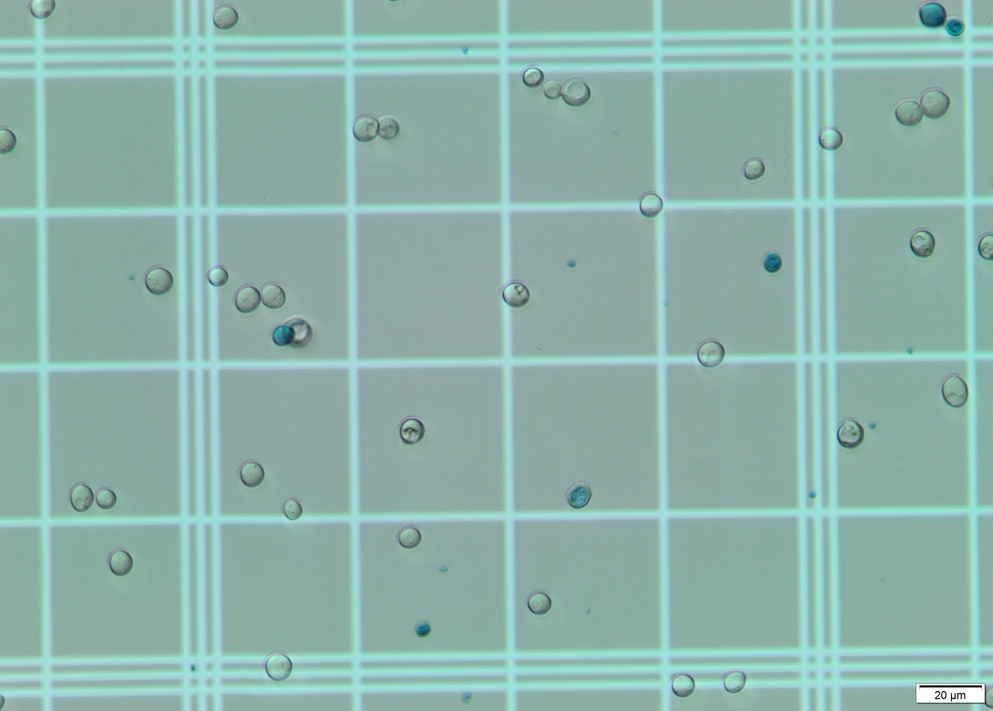
#> input picture sequencia_2/seq2_1_2.jpg, 993 x 711 px, shrunk from 3840 x 2748 before the run; its folder holds 4 pictures in this run
$ jupyter execute --allow-errors Demo.ipynb
#> lines starting #> are read from the running program, lines starting #| are printed output that depends on the picture
### src/transformations.py
import numpy as np
import numpy.lib.stride_tricks as strides
from .colors import split_channels

# [12 lines left out: function scale_intensities, not called in this run]

def ensure_divisability(img, factor):
    a = img.shape[0] % factor
    rows = img if a == 0 else img[a // 2:-int(np.ceil(a / 2))]
    b = img.shape[1] % factor
    return rows if b == 0 else rows[:,b // 2:-int(np.ceil(b / 2))]

def calculate_partitions_shape(img, n_rows, n_cols):
    h = img.shape[0] // n_rows
    w = img.shape[1] // n_cols
    return (h, w) if img.ndim == 2 else (h, w, 1)

def calculate_strides_shape(partitions_shape, n_rows, n_cols):
    shape = (n_rows, n_cols) if len(partitions_shape) < 3 else (n_rows, n_cols, 3)
    return (*shape, *partitions_shape)

def calculate_partition_strides(sliding_windows, partitions_shape):
    padding = (0, len(sliding_windows.strides) - 2)
    weights = np.pad((partitions_shape[:2]), padding, constant_values=1)
    return weights * sliding_windows.strides

def partition_image(img, n_rows, n_cols):
    partitions_shape = calculate_partitions_shape(img, n_rows, n_cols)
    sliding_windows = strides.sliding_window_view(img, partitions_shape)
    shape = calculate_strides_shape(partitions_shape, n_rows, n_cols)
    partition_strides = calculate_partition_strides(sliding_windows, partitions_shape)
    return strides.as_strided(sliding_windows, shape=shape, strides=partition_strides)

def downsample_img(img, factor):
    used_img = ensure_divisability(img, factor)
    n_rows = used_img.shape[0] // factor
    n_cols = used_img.shape[1] // factor
    partitions = partition_image(used_img, n_rows, n_cols)
    partitions_axis = (2,3) if img.ndim == 2 else (3, 4, 5)
    return np.median(partitions, axis=partitions_axis).astype(img.dtype)

def threshold(img, percentage):
    return (img > np.percentile(img, 100*percentage)).astype(int)

### src/stitching.py
import numpy as np
from .filters import apply_gaussian
from .transformations import threshold
from .colors import rgb_to_gray
from scipy.ndimage import rotate
from scipy.optimize import minimize_scalar
from scipy.stats import mode
from itertools import starmap, chain
from functools import reduce
import operator
import re

def binary_value_max_probability(array):
    probability_of_1 = np.sum(array) / np.prod(array.shape)
    return max(probability_of_1, 1 - probability_of_1)

def loss_function(thresholded_img):
    row_max_probabilites = list(map(binary_value_max_probability, thresholded_img))
    return thresholded_img.shape[0] - np.sum(row_max_probabilites)

# [21 lines left out: functions correct_image_rotation_angle, find_major_grid_lines, find_major_grid_corners, not called in this run]

def configured_rotate(img, angle):
    return rotate(img, angle, mode='reflect', reshape=False)

# [38 lines left out: functions compute_angles, compute_translations, compute_transformations, not called in this run]

def preprocess(img):
    return threshold(apply_gaussian(rgb_to_gray(img), 3), 0.7)

def stitch_images(imgs_grid):
    gray_imgs_grid = list(map(
        lambda row: list(map(rgb_to_gray, row)),
        imgs_grid
    ))
    translations, angles = compute_transformations(gray_imgs_grid)
    first_quadrant_translations = translations + np.tile(
        np.array([-np.min(translations[0,:,0]), -np.min(translations[:,0,1])]),
        (translations.shape[0], 1)
    )
    images_shape = imgs_grid[0][0].shape
    rbackground = np.median(imgs_grid[0][0][:,:,0])
    gbackground = np.median(imgs_grid[0][0][:,:,1])
    bbackground = np.median(imgs_grid[0][0][:,:,2])
    stitched_img = np.zeros(
        (np.max(first_quadrant_translations[-1,:,0]) + images_shape[0],
         np.max(first_quadrant_translations[:,-1,1]) + images_shape[1],
         images_shape[2]),
        dtype=np.uint8
    )
    stitched_img[:,:,0] = rbackground
    stitched_img[:,:,1] = gbackground
    stitched_img[:,:,2] = bbackground
    imgs_list = chain.from_iterable(imgs_grid)
    translations_raveled = np.vstack(first_quadrant_translations)
    angles_list = chain.from_iterable(angles)
    for img, translation, angle in zip(imgs_list, translations_raveled, angles_list):
        dx, dy = translation
        rotated_img = configured_rotate(img, angle)
        stitched_img[dx:dx+img.shape[0],dy:dy+img.shape[1]] = rotated_img
    return stitched_img

### Demo.ipynb
# Run the following cell to see the results for the test image
[](https://colab.research.google.com/github/googlecolab/colabtools/blob/master/notebooks/colab-github-demo.ipynb)

[cell 1]
import imageio as im
import numpy as np
import matplotlib.pyplot as plt
import matplotlib.patches as patches
from PIL import ImageColor
import cv2 as cv
import pickle
import os
import sys
from src.transformations import downsample_img
from src.stitching import stitch_images
from src.cell_detection import detect_cells
from src.cell_classification import classify_cells

base_dir = './sequencia_2/'
image_paths = sorted(os.listdir(base_dir))[1:]
images = [im.imread(f'{base_dir}{path}') for path in image_paths]
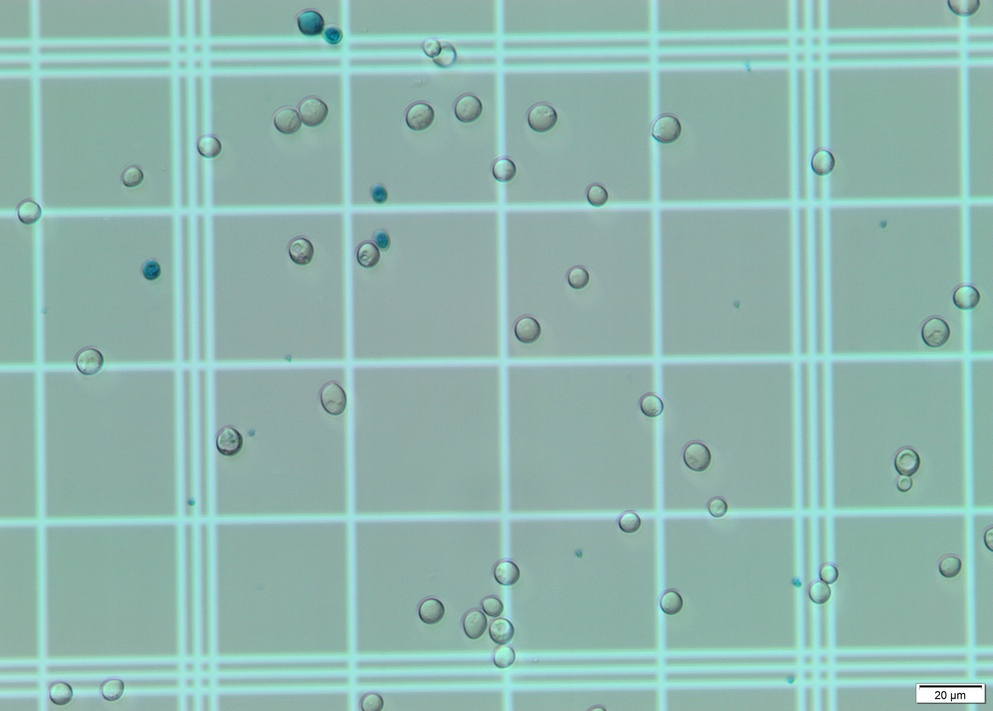
#> input picture sequencia_2/seq2_1_3.jpg, 993 x 711 px, shrunk from 3840 x 2748 before the run
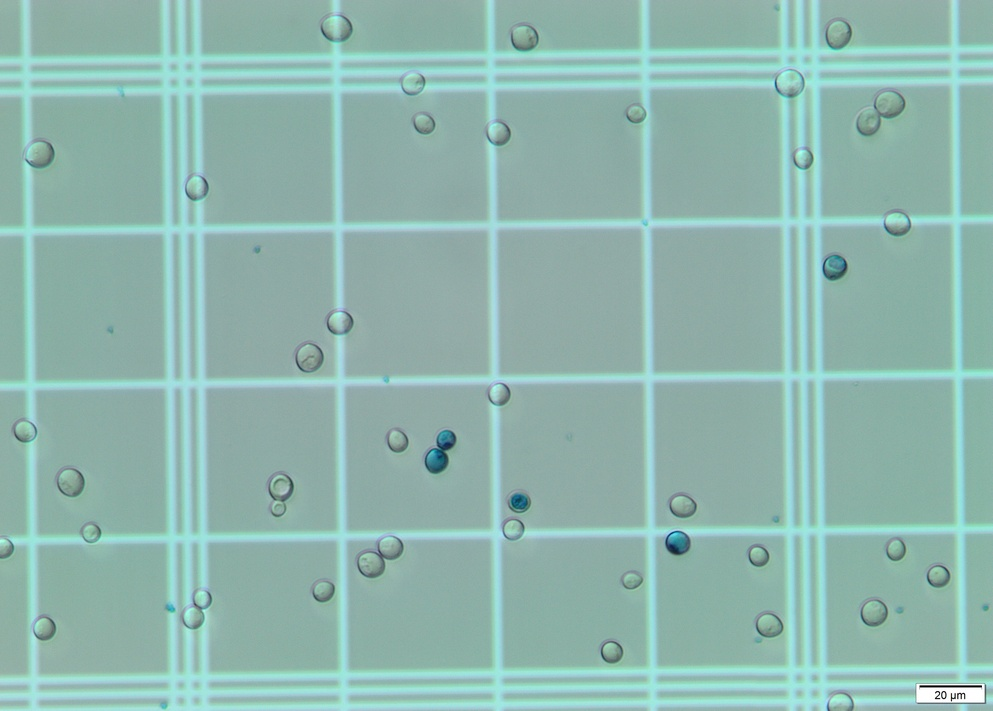
#> input picture sequencia_2/seq2_1_4.jpg, 993 x 711 px, shrunk from 3840 x 2748 before the run
#> images = 3 items
downsampled = list(map(lambda img: downsample_img(img, 6), images))
#> in downsample_img, img is the input picture: shape (711, 993, 3); mean R, G, B 140.9, 179.2, 171.6
#> in partition_image, `partitions_shape = calculate_partitions_shape(img, n_rows, n_cols)`: partitions_shape = (6, 6, 1)
#> in calculate_strides_shape, `shape = (n_rows, n_cols) if len(partitions_shape) < 3 else (n_rows, n_..`: shape = (118, 165, 3)
#> in partition_image, `shape = calculate_strides_shape(partitions_shape, n_rows, n_cols)`: shape = (118, 165, 3, 6, 6, 1)
#> in calculate_partition_strides, `padding = (0, len(sliding_windows.strides) - 2)`: padding = (0, 4)
#> in calculate_partition_strides, `weights = np.pad((partitions_shape[:2]), padding, constant_values=1)`: weights = [6, 6, 1, 1, 1, 1]
#> in partition_image, `partition_strides = calculate_partition_strides(sliding_windows, parti..`: partition_strides = [17874, 18, 1, 2979, 3, 1]
#> in downsample_img, `return np.median(partitions, axis=partitions_axis).astype(img.dtype)`:
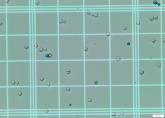
#> returned value: shape (118, 165, 3); mean of channels 0, 1, 2 140.9, 179.3, 171.7; drawn as R, G, B
#> call 2 of downsample_img, with factor = 6
#> in downsample_img, img is the input picture: shape (711, 993, 3); mean R, G, B 143.8, 183.1, 175.5
#> in downsample_img (call 2), `return np.median(partitions, axis=partitions_axis).astype(img.dtype)`:
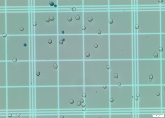
#> returned value: shape (118, 165, 3); mean of channels 0, 1, 2 143.9, 183.2, 175.6; drawn as R, G, B
#> call 3 of downsample_img, with factor = 6
#> in downsample_img, img is the input picture: shape (711, 993, 3); mean R, G, B 143.5, 182.8, 175
#> in downsample_img (call 3), `return np.median(partitions, axis=partitions_axis).astype(img.dtype)`:
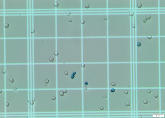
#> returned value: shape (118, 165, 3); mean of channels 0, 1, 2 143.6, 182.8, 175.1; drawn as R, G, B
#> downsampled = 3 items
imgs_grid = [
    downsampled[:5],
    downsampled[5:10],
    downsampled[10:15],
    downsampled[15:20],
    downsampled[20:25],
]
#> (the rest of this cell did not finish here and is left out)
